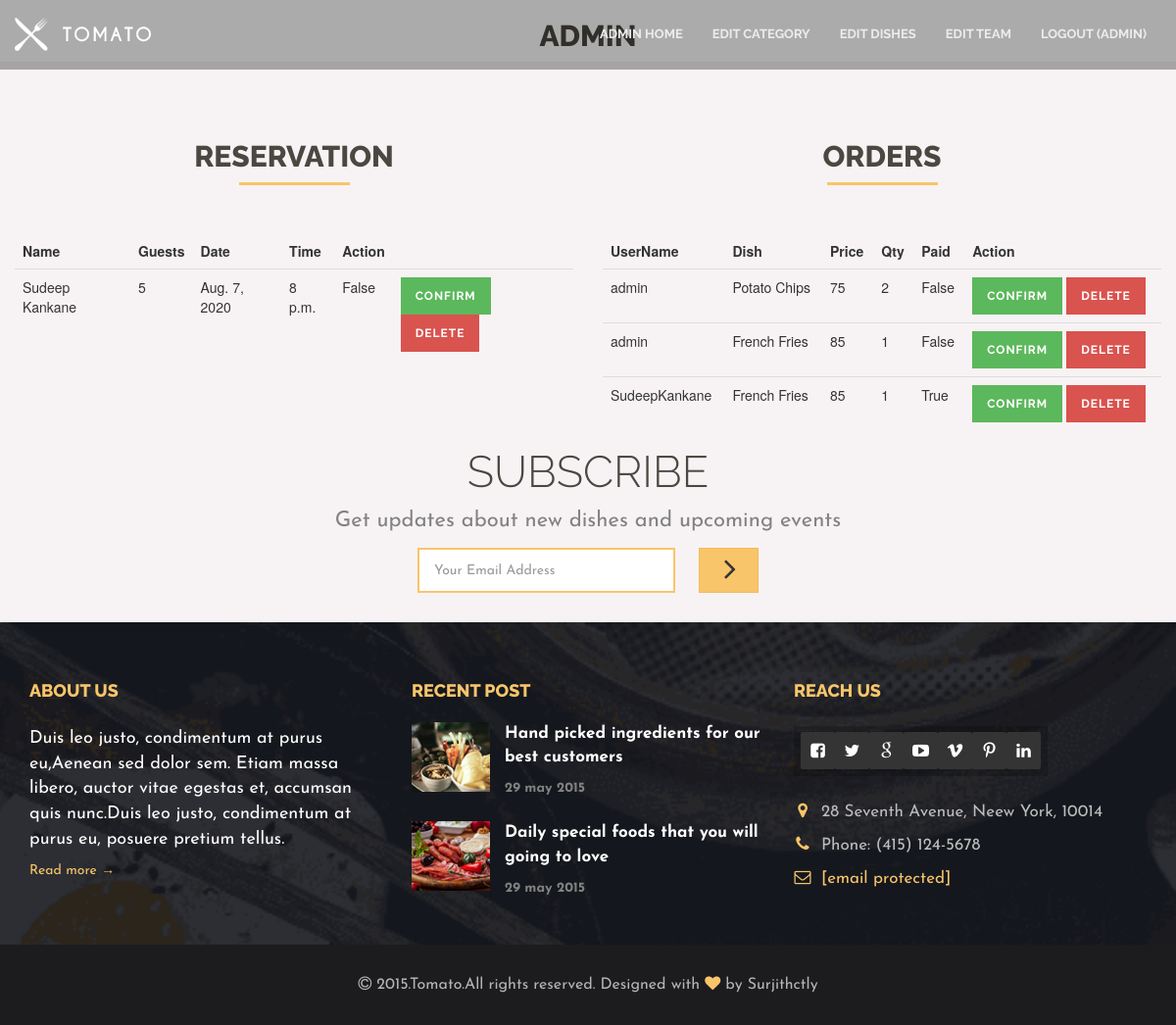
Page /management/AdminHome/ (signed in) on the committed database.
### customer/models.py (models this page shows, shortened)
class Reservation(models.Model):
    user= models.ForeignKey(User,on_delete=models.CASCADE,blank= True,null=True)
    mob=models.IntegerField(blank=True, null=True)
    email = models.EmailField(blank=True, null=True)
    name= models.CharField(blank=True, null=True, max_length = 20)
    guests = models.IntegerField(blank=True, null=True)
    date = models.DateField(blank=True, null=True)
    time = models.TimeField(blank=True, null=True)
    confirm =models.BooleanField(blank=True, null=True, default=False)

class Add_to_cart(models.Model):
    user = models.ForeignKey(User,on_delete=models.CASCADE, blank= True , null= True)
    dish = models.ForeignKey(Dish,on_delete=models.CASCADE, blank= True , null= True)
    qty = models.IntegerField(default=1, blank= True , null= True)
    confirmation = models.BooleanField(default=False, blank= True , null= True)

### management/models.py (models this page shows, shortened)
class Dish(models.Model):
    cat = models.ForeignKey(Category, on_delete=models.CASCADE, blank=True,null=True)
    title = models.CharField(max_length=30, null=True, blank=True)
    dis = models.TextField(null=True, blank=True)
    img = models.FileField(null=True, blank= True)
    img1 = models.FileField(null=True, blank= True)
    img2 = models.FileField(null=True, blank= True)
    price = models.IntegerField(null=True, blank=True)
    mrp = models.IntegerField(null=True, blank=True)
    avail = models.BooleanField(default=True, null=True, blank=True)

### management/views.py (the view, shortened to what this page needs)
# urls.py: path('AdminHome/',AdminHome, name= 'AdminHome'),
def AdminHome(request):
    if request.user.is_anonymous:
        return redirect('account')
    if not request.user.is_staff:
        return redirect('home')
    res=Reservation.objects.all()
    order= Add_to_cart.objects.all()
    if 'delete' in request.POST:
        Reservation.objects.get(id = request.POST['delete']).delete()
    if 'deleteOrder' in request.POST:
        Add_to_cart.objects.get(id = request.POST['deleteOrder']).delete()
    if "confirmOrder" in request.POST:
        Add_to_cart.objects.filter(id= request.POST['confirmOrder']).update(confirmation = True)
    d = {'res':res,'order':order}
    return render(request,'index2.html',d)

### templates/index2.html (shortened to what this page needs)
{% extends "base2.html" %}
{% block body %}
{% load static %}
<h2> {{ request.user.username }} </h2>
<div class="col-md-6">
                            <div class="page-header">
                                <h2>Reservation</h2>
                            </div>
                            <table class="table">
                                <thead>
                                    <tr>
                                        <th>Name</th>
                                        <th>Guests</th>
                                        <th>Date</th>
                                        <th>Time</th>
                                        <th>Action</th>
                                    </tr>
                                </thead>
                                <tbody>
                                    {% for i in res %}
                                    <tr>
                                        <td>{{ i.name }}</td>
                                        <td>{{ i.guests }}</td>
                                        <td>{{ i.date }}</td>
                                        <td>{{ i.time }}</td>
                                        <td>{{ i.confirm }}</td>
                                        <form method='post'>
                                        <td><button type="submit" name= "confirm" value="{{ i.id }}" class="btn btn-success btn-xs">Confirm</button>
                                            <button type="submit" name="delete" value="{{ i.id }}" class="btn btn-danger btn-xs">Delete</button></td>
                                        </form>
                                    {% endfor %}
                                    </tr>
                                </tbody>
                            </table>
                        </div>
<div class="col-md-6">
                            <div class="page-header">
                                <h2>Orders</h2>
                            </div>
                            <table class="table">
                                <thead>
                                    <tr>
                                        <th>UserName</th>
                                        <th>Dish</th>
                                        <th>Price</th>
                                        <th>Qty</th>
                                        <th>Paid</th>
                                        <th>Action</th>
                                    </tr>
                                </thead>
                                <tbody>
                                    {% for i in order %}
                                    <tr>
                                        <td>{{ i.user.username }}</td>
                                        <td>{{ i.dish.title }}</td>
                                        <td>{{ i.dish.price }}</td>
                                        <td>{{ i.qty }}</td>
                                        <td>{{ i.confirmation }}</td>
                                        <form method='post'>
                                        <td><button type="submit" name= "confirmOrder" value="{{ i.id }}" class="btn btn-success btn-xs">Confirm</button>
                                            <button type="submit" name="deleteOrder" value="{{ i.id }}" class="btn btn-danger btn-xs">Delete</button></td>
                                        </form>
                                    {% endfor %}
                                    </tr>
                                </tbody>
                            </table>
                        </div>
{% endblock body %}

### templates/base2.html (shortened to what this page needs)
<!DOCTYPE html>
<html lang="en">
{% load static %}
<head>
    <link rel="stylesheet" href="{% static 'css/bootstrap.min.css' %}">
    <link rel="stylesheet" href="{% static 'css/font-awesome/css/font-awesome.css' %}">
    <link rel="stylesheet" href="{% static 'css/plugin.css' %}">
    <link rel="stylesheet" href="{% static 'css/main.css' %}">
</head>
<body>
    <div class="body">
        <div class="main-wrapper">
            <nav class="navbar navbar-fixed-top">
                <div class="container">
                    <div class="navbar-header">
                        <a class="navbar-brand" href="index-2.html">
                            <img src="{% static 'img/nav-logo.png' %}" alt="nav-logo">
                        </a>
                    </div>
                    <div id="navbar" class="navbar-collapse collapse">
                        <ul class="nav navbar-nav navbar-right">
                            <li><a href="{% url 'AdminHome' %}">Admin Home</a></li>
                            <li><a href="{% url 'EditCat' %}">Edit Category</a></li>
                            <li><a href="{% url 'editdish' %}">Edit Dishes</a></li>
                            <li><a href="{% url 'editteam' %}">Edit Team</a></li>
                            {% if request.user.is_authenticated %}
                            <li><a href="{% url 'logout' %}">Logout ({{ user.username }})</a></li>
                            {% endif %}
                        </ul>
                    </div>
                </div>
            </nav>
            {% block body %}
            {% endblock body %}
             <section class="subscribe">
                <div class="container">
                    <div class="row">
                        <div class="col-md-12">
                            <h1>Subscribe</h1>
                            <p>Get updates about new dishes and upcoming events</p>
                            <form class="form-inline"
                                action="https://demo.web3canvas.com/themeforest/tomato/php/subscribe.php" id="invite"
                                method="POST">
                                <div class="form-group">
                                    <input class="e-mail form-control" name="email" id="address" type="email"
                                        placeholder="Your Email Address" required>
                                </div>
                                <button type="submit" class="btn btn-default">
                                    <i class="fa fa-angle-right"></i>
                                </button>
                            </form>
                        </div>
                    </div>
                </div>
            </section>
            <section class="footer">
                <div class="container">
                    <div class="row">
                        <div class="col-md-4 col-sm-12">
                            <h1>About us</h1>
                            <p>Duis leo justo, condimentum at purus eu,Aenean sed dolor sem. Etiam massa libero, auctor
                                vitae egestas et, accumsan quis nunc.Duis leo justo, condimentum at purus eu, posuere
                                pretium tellus.</p>
                            <a href="about.html">Read more &rarr;</a>
                        </div>
                        <div class="col-md-4  col-sm-6">
                            <h1>Recent post</h1>
                            <div class="footer-blog clearfix">
                                <a href="blog_right_sidebar.html">
                                    <img src="{% static 'img/thumb8.png' %}" class="img-responsive footer-photo" alt="blog photos">
                                    <p class="footer-blog-text">Hand picked ingredients for our best customers</p>
                                    <p class="footer-blog-date">29 may 2015</p>
                                </a>
                            </div>
                            <div class="footer-blog clearfix last">
                                <a href="blog_right_sidebar.html">
                                    <img src="{% static 'img/thumb9.png' %}" class="img-responsive footer-photo" alt="blog photos">
                                    <p class="footer-blog-text">Daily special foods that you will going to love</p>
                                    <p class="footer-blog-date">29 may 2015</p>
                                </a>
                            </div>
                        </div>
                        <div class="col-md-4  col-sm-6">
                            <h1>Reach us</h1>
                            <div class="footer-social-icons">
                                <a href="https://www.facebook.com/">
                                    <i class="fa fa-facebook-square"></i>
                                </a>
                                <a href="https://www.twitter.com/">
                                    <i class="fa fa-twitter"></i>
                                </a>
                                <a href="https://plus.google.com/">
                                    <i class="fa fa-google"></i>
                                </a>
                                <a href="https://www.youtube.com/">
                                    <i class="fa fa-youtube-play"></i>
                                </a>
                                <a href="https://www.vimeo.com/">
                                    <i class="fa fa-vimeo"></i>
                                </a>
                                <a href="https://www.pinterest.com/">
                                    <i class="fa fa-pinterest-p"></i>
                                </a>
                                <a href="http://www.linkedin.com/">
                                    <i class="fa fa-linkedin"></i>
                                </a>
                            </div>
                            <div class="footer-address">
                                <p><i class="fa fa-map-marker"></i>28 Seventh Avenue, Neew York, 10014</p>
                                <p><i class="fa fa-phone"></i>Phone: (415) 124-5678</p>
                                <p><i class="fa fa-envelope-o"></i><a
                                        href="https://demo.web3canvas.com/cdn-cgi/l/email-protection"
                                        class="__cf_email__"
                                        data-cfemail="65161015150a17112517001611041017040b114b060a08">[email&#160;protected]</a>
                                </p>
                            </div>
                        </div>
                    </div>
                </div>
                <div class="footer-copyrights">
                    <div class="container">
                        <div class="row">
                            <div class="col-md-12">
                                <p><i class="fa fa-copyright"></i> 2015.Tomato.All rights reserved. Designed with <i
                                        class="fa fa-heart primary-color"></i> by Surjithctly</p>
                            </div>
                        </div>
                    </div>
                </div>
            </section>
        </div>
    </div>
</body>
</html>

### rows in the picture
Reservation: name "Sudeep Kankane", guests "5", date "Aug. 7, 2020", time "8 p.m.", confirm "False", {{ i.id }} 2 (drawn)
Add_to_cart: user.username "admin", dish "Potato Chips", dish.price "75", qty "2", confirmation "False", {{ i.id }} 1 (drawn)
Add_to_cart: user.username "admin", dish "French Fries", dish.price "85", qty "1", confirmation "False", {{ i.id }} 3 (drawn)
Add_to_cart: user.username "SudeepKankane", dish "French Fries", dish.price "85", qty "1", confirmation "True", {{ i.id }} 4 (drawn)

### other values in the picture
{{ user.username }} "ADMIN"
{{ request.user.username }} "ADMIN"
